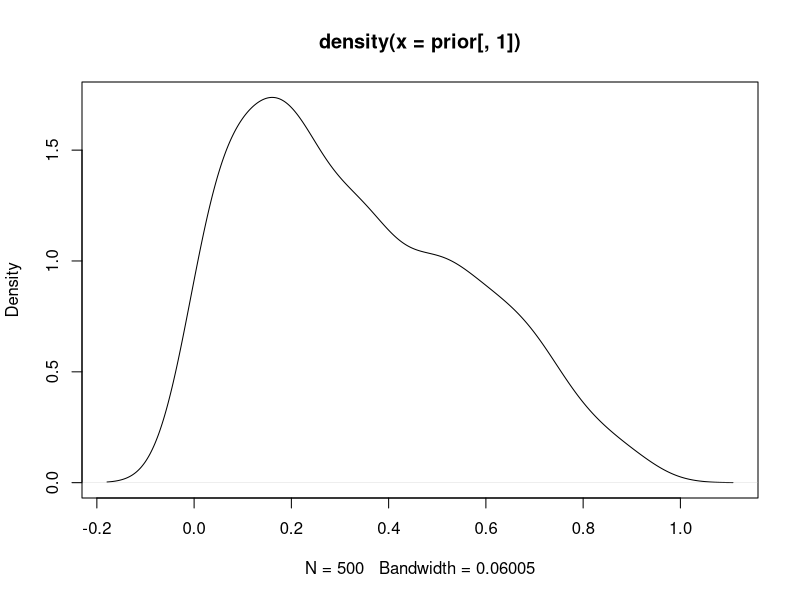
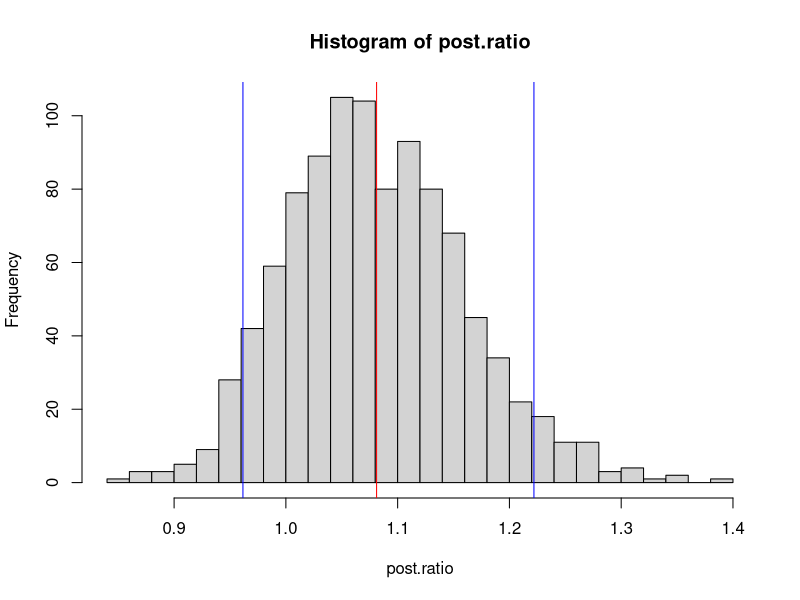
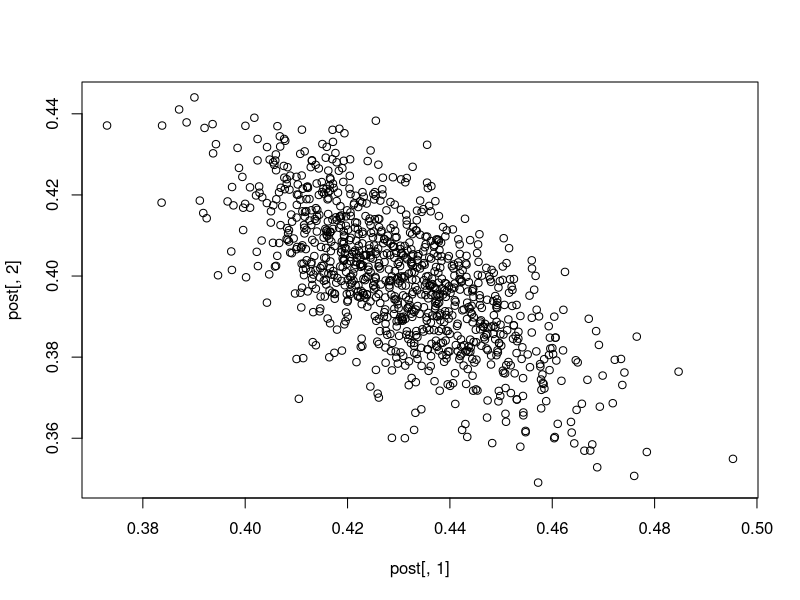
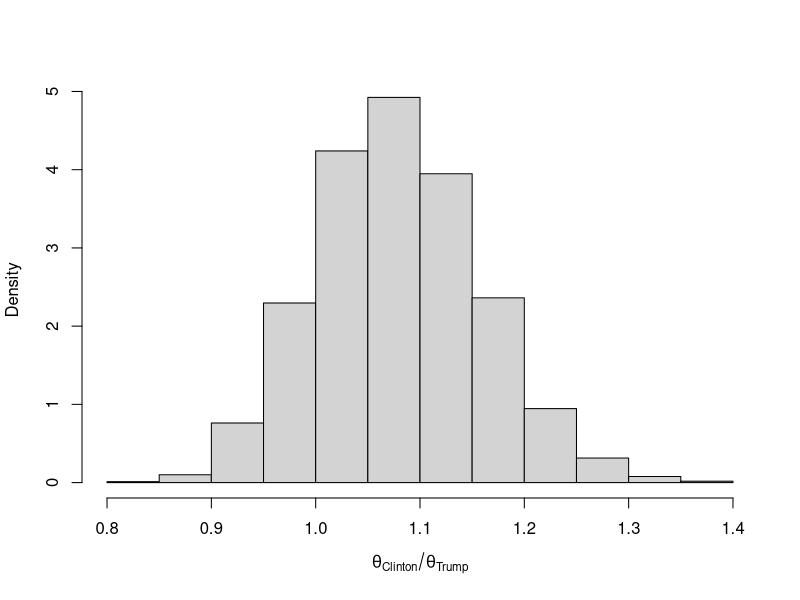
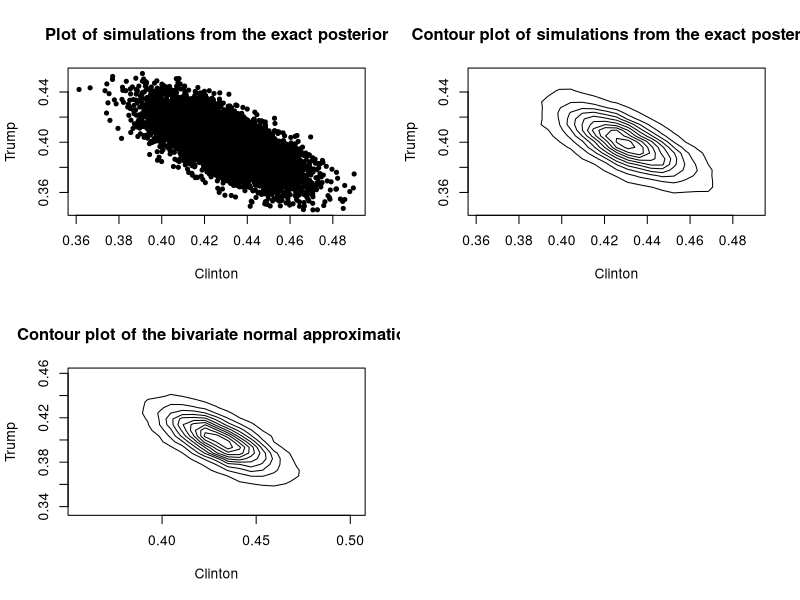

These charts were generated, in order, by the following R code:
setwd('/Users/andrea/Documents/Programming/R')
install.packages('MCMCpack')  # dirichlet
library(MCMCpack)
# multinomial sampling dist with Dirichlet prior
# american presidential election

n <- 911 # total voters
y1 <- 392 # clinton
y2 <- 364 # trump
y3 <- 155 # other


# non informative prior, p = 1/3
prior <- rdirichlet(500, c(1, 1, 1)) # each row sums up to 1
apply(prior, 1, sum)
plot(density(prior[,1]))  # looks like beta

# ------------ posterior
para <- cbind(y1, y2, y3) + 1  # posterior parameters
post <- rdirichlet(1000, para)
head(post)

# find the ratio of clinton vs trump
post.ratio <- post[, 1]/post[, 2]
hist(post.ratio, breaks = 20)
abline(v = mean(post.ratio), col = 'red')

abline(v = quantile(post.ratio, c(0.05, 0.95)), col = 'blue')

plot(post[, 1], post[, 2])
# can do a contour plot



#2016 US presidential election poll from 29 September 2016. 
#911 representative, likely voters were asked which 
#candidate they prefer in the 2016 US presidential election. 
#y_1=392 answered Clinton, y_2=364 answered Trump, and y_3=155
#preferred other candidates or had no opinion
n <- 911
clinton<- 392
trump <- 364
other <- 155

#Noninformative Dirichlet prior with alpha=alpha_1=alpha_2=alpha_3
alpha <- 1
alpha.post <- alpha+c(clinton,trump,other)
library(MASS)
library(lattice)
post.sample <- rdirichlet(10000,alpha.post)
colnames(post.sample) <- c("Clinton","Trump","Other")
#The simulated posterior distribution of theta.clinton/theta.trump:
hist(post.sample[,1]/post.sample[,2],freq=F,main="",xlab=expression(theta["Clinton"]/theta["Trump"]))

#Plot the simulations from the exact posterior distribution
par(mfrow=c(2,2))
plot(post.sample[,1],post.sample[,2],pch=20,xlab="Clinton",ylab="Trump",main="Plot of simulations from the exact posterior")
post.sample.kde <- kde2d(post.sample[,1],post.sample[,2])
# 2-d kernel density estimation, interesting....

#Corresponding contour-plot
contour(post.sample.kde,levels=seq(0.05,0.95,0.1)*max(post.sample.kde$z),drawlabels=F,xlab="Clinton",ylab="Trump",main="Contour plot of simulations from the exact posterior")

#Normal approximation:
thetahat <- c(clinton,trump,other)/sum(c(clinton,trump,other))
J.hat.inv <- ginv(n*rbind(c(1/thetahat[1]+1/thetahat[3],1/thetahat[3]),c(1/thetahat[3],1/thetahat[2]+1/thetahat[3])))

normal.approx <- mvrnorm(10000, mu = thetahat[1:2], Sigma = J.hat.inv)

# now we do a kernel density estimate
normal.approx.kde <- kde2d(normal.approx[,1], normal.approx[,2])

# now plot your results
contour(normal.approx.kde,levels=seq(0.05,0.95,0.1)*max(normal.approx.kde$z),drawlabels=F,xlab="Clinton",ylab="Trump",main="Contour plot of the bivariate normal approximation")
